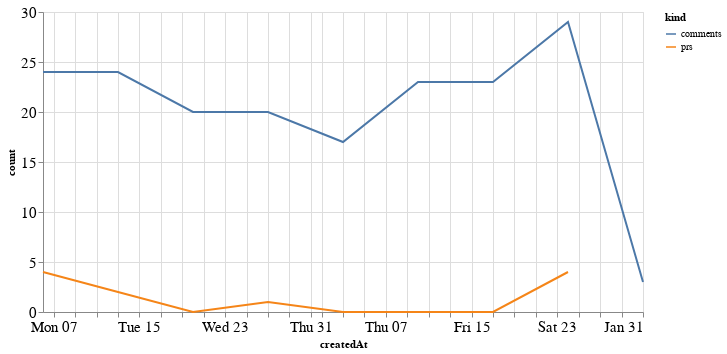

The notebook cell saved with this chart:
### Code cell
alt.Chart(total_time, width=600).mark_line().encode(
    x='createdAt',
    y='count',
    color='kind'
)

### Figure 1 — Vega-Lite specification as saved in the notebook (floating-point values rounded to 4 significant figures)
{"config": {"axisLeft": {"labelFontSize": 15}, "axisBottom": {"labelFontSize": 15}}, "data": {"name": "data-d24b0e235aa7a75ca86f0aa9487cd47c"}, "mark": "line", "encoding": {"color": {"type": "nominal", "field": "kind"}, "x": {"type": "temporal", "field": "createdAt"}, "y": {"type": "quantitative", "field": "count"}}, "width": 600, "$schema": "https://vega.github.io/schema/vega-lite/v4.8.1.json", "datasets": {"data-d24b0e235aa7a75ca86f0aa9487cd47c": [{"createdAt": "2020-12-06T00:00:00", "kind": "prs", "count": 4.0}, {"createdAt": "2020-12-13T00:00:00", "kind": "prs", "count": 2.0}, {"createdAt": "2020-12-20T00:00:00", "kind": "prs", "count": 0.0}, {"createdAt": "2020-12-27T00:00:00", "kind": "prs", "count": 1.0}, {"createdAt": "2021-01-03T00:00:00", "kind": "prs", "count": 0.0}, {"createdAt": "2021-01-10T00:00:00", "kind": "prs", "count": 0.0}, {"createdAt": "2021-01-17T00:00:00", "kind": "prs", "count": 0.0}, {"createdAt": "2021-01-24T00:00:00", "kind": "prs", "count": 4.0}, {"createdAt": "2021-01-31T00:00:00", "kind": "prs", "count": null}, {"createdAt": "2020-12-06T00:00:00", "kind": "comments", "count": 24.0}, {"createdAt": "2020-12-13T00:00:00", "kind": "comments", "count": 24.0}, {"createdAt": "2020-12-20T00:00:00", "kind": "comments", "count": 20.0}, {"createdAt": "2020-12-27T00:00:00", "kind": "comments", "count": 20.0}, {"createdAt": "2021-01-03T00:00:00", "kind": "comments", "count": 17.0}, {"createdAt": "2021-01-10T00:00:00", "kind": "comments", "count": 23.0}, {"createdAt": "2021-01-17T00:00:00", "kind": "comments", "count": 23.0}, {"createdAt": "2021-01-24T00:00:00", "kind": "comments", "count": 29.0}, {"createdAt": "2021-01-31T00:00:00", "kind": "comments", "count": 3.0}]}}
